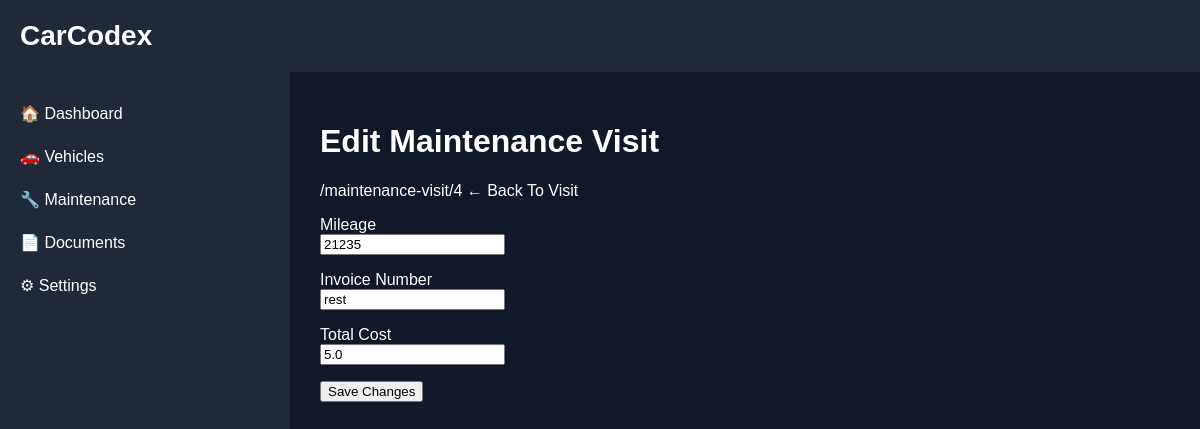
Page /maintenance-edit/4 on the committed database.
### backend/models.py (models this page shows)
class MaintenanceVisit(Base):
    __tablename__ = "maintenance_visits"
    id = Column(Integer, primary_key=True, index=True)
    vehicle_id = Column(Integer, ForeignKey("vehicles.id"))
    vendor_id = Column(
        Integer,
        nullable=True
    )
    visit_date = Column(String)
    mileage = Column(Integer)
    vendor = Column(String)
    invoice_number = Column(String)
    total_cost = Column(Float)
    notes = Column(String)
    archived = Column(
    Boolean,
    default=False
)

### backend/main.py (the view)
@app.get(
    "/maintenance-edit/{visit_id}",
    response_class=HTMLResponse
)
def maintenance_edit_page(
    request: Request,
    visit_id: int
):
    db = SessionLocal()
    visit = db.query(
        MaintenanceVisit
    ).filter(
        MaintenanceVisit.id == visit_id
    ).first()
    db.close()
    return templates.TemplateResponse(
        request=request,
        name="maintenance_edit.html",
        context={
            "request": request,
            "visit": visit
        }
    )

### backend/templates/maintenance_edit.html (shortened to what this page needs)
 {% extends "base.html" %}
{% block content %}
<h1>Edit Maintenance Visit</h1>
<p>
    /maintenance-visit/{{ visit.id }}
        ← Back To Visit
</p>
<form method="post">
    <p>
        Mileage<br>
        <input
            type="number"
            name="mileage"
            value="{{ visit.mileage }}">
    </p>
    <p>
        Invoice Number<br>
        <input
            type="text"
            name="invoice_number"
            value="{{ visit.invoice_number }}">
    </p>
    <p>
        Total Cost<br>
        <input
            type="number"
            step="0.01"
            name="total_cost"
            value="{{ visit.total_cost }}">
    </p>
    <p>
        <button type="submit">
            Save Changes
        </button>
    </p>
</form>
{% endblock %}

### backend/templates/base.html (style rules this page uses)
body { margin: 0; font-family: Arial, sans-serif; background: #111827; color: white; }

### rows in the picture
MaintenanceVisit: id "4", mileage "21235", invoice_number "rest", total_cost "5.0"
